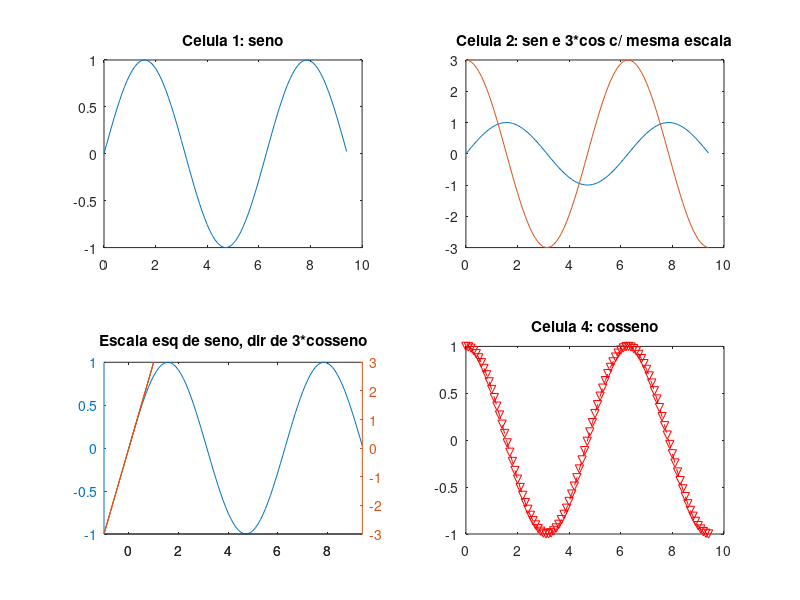

Write the MATLAB code that produced this figure.
x=0:0.1:3*pi; % define pontos no eixo x
y=sin(x); % seno de x
z=cos(x); % cosseno de x
w=3*cos(x);
%%%%%%%%%%%
subplot(2,2,1)
plot(x,y)
title('Celula 1: seno')
%%%%%%%%%%%
subplot(2,2,4)
plot(x,z,'rv--')
title('Celula 4: cosseno')
%%%%%%%%%%%
subplot(2,2,2)
plot(x,y,x,w)
title('Celula 2: sen e 3*cos c/ mesma escala')
%%%%%%%%%%
subplot(2,2,3)
% plotyy p/ ter escala distinta nos eixos verticais
% escala de y no eixo vert esquerdo,
% de w no vert direito
plotyy(x,y,z,w)
title('Escala esq de seno, dir de 3*cosseno')